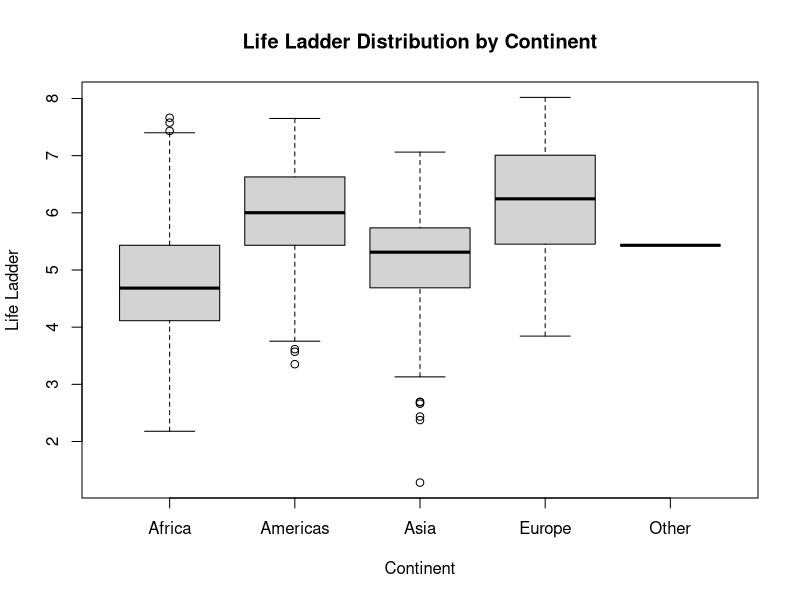
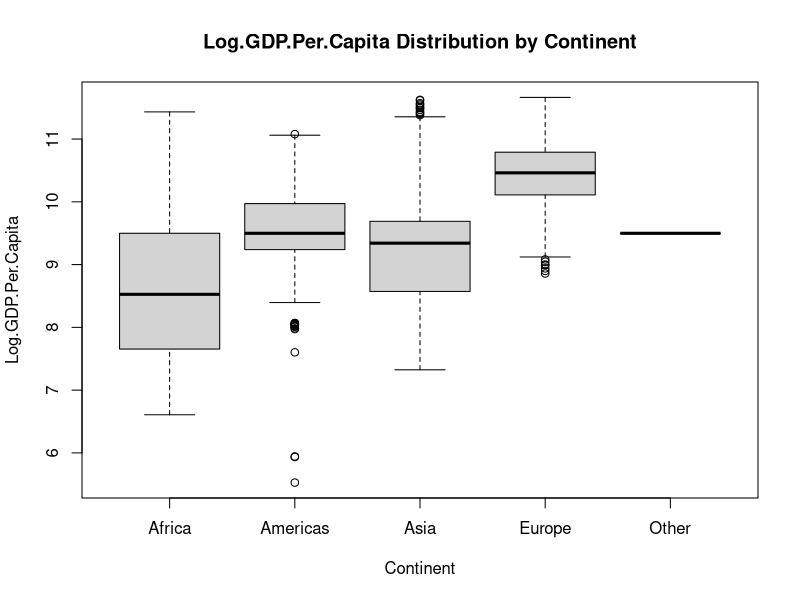
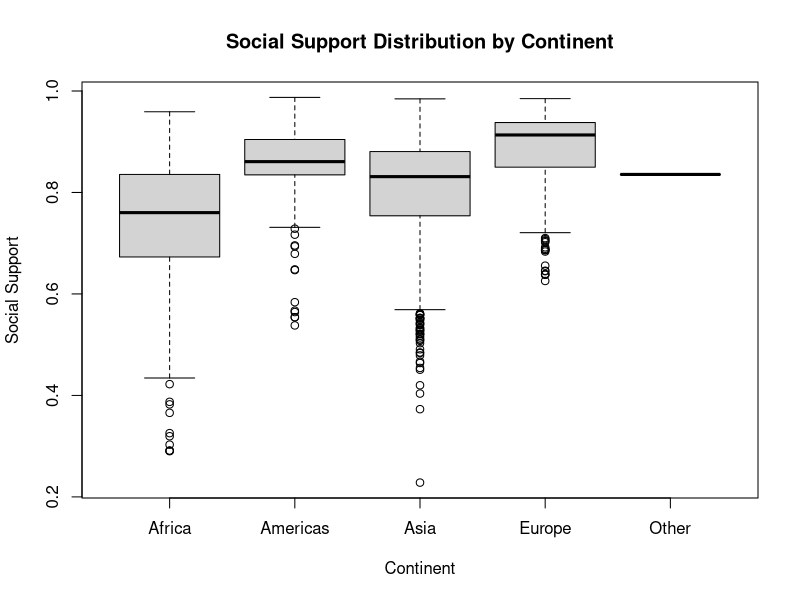
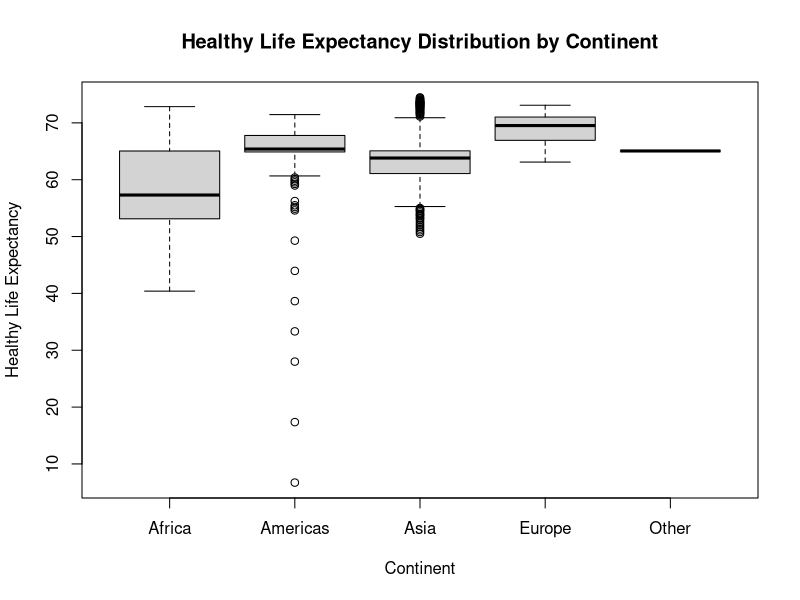
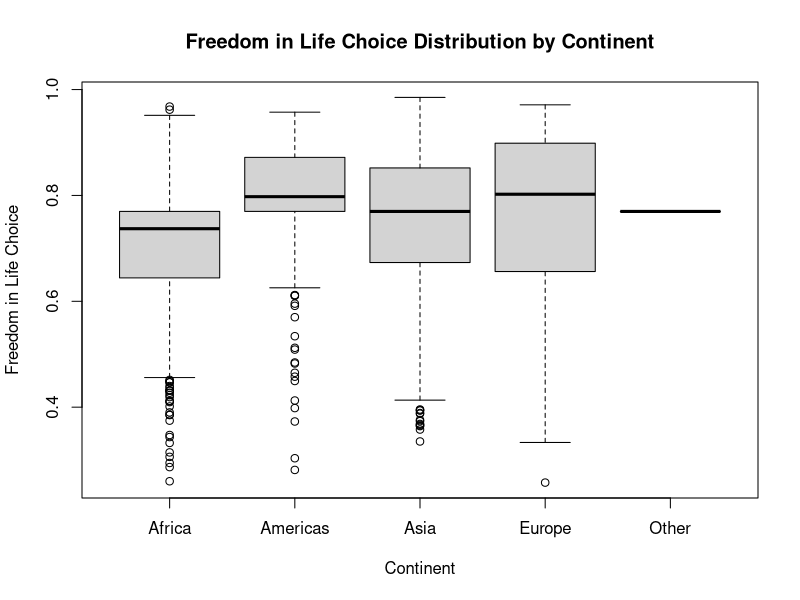
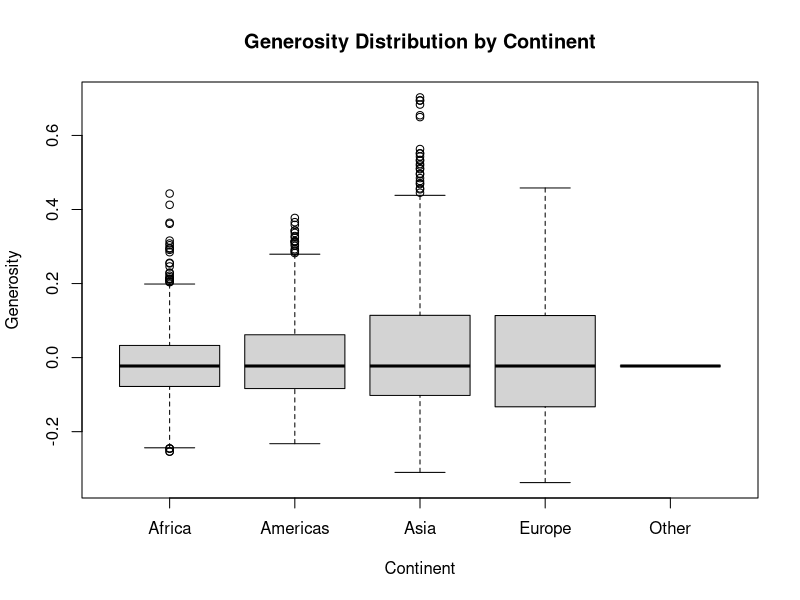
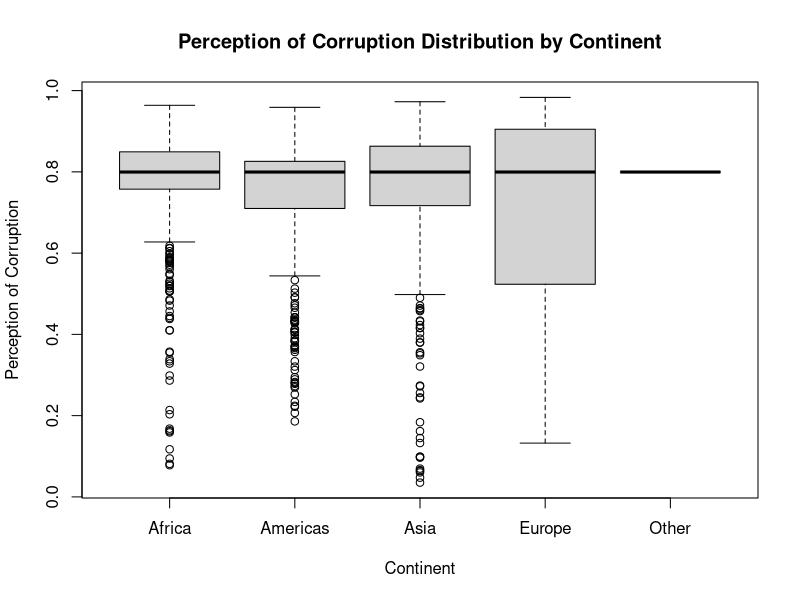
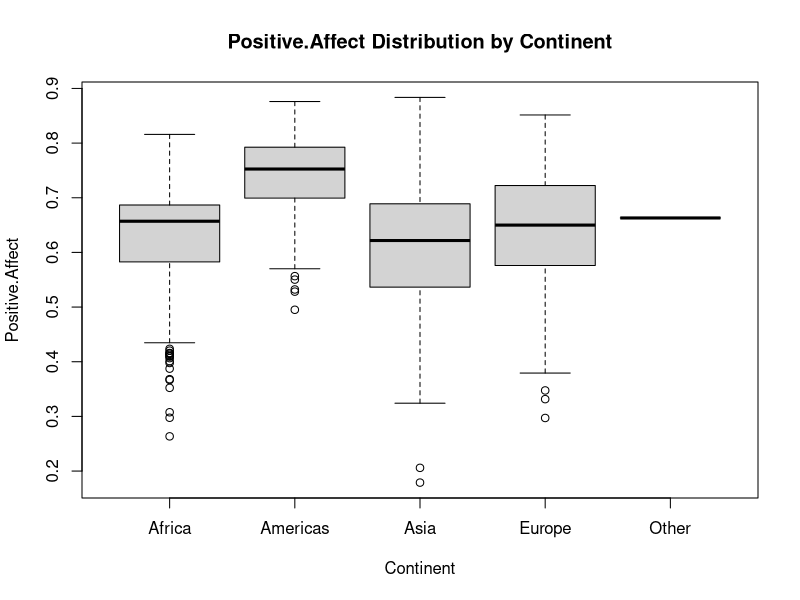

These charts were generated, in order, by the following R code: (Note: this script raises an error after producing the figures.)
## ---- chunk 1
knitr::opts_chunk$set(echo = TRUE)
## ---- chunk 2
library(dplyr)
## ---- chunk 3
setwd("/Users/emmahorton/Documents/GitHub/world_happiness_report/DataAnalysis/Datasets")
df <- read.csv("WorldHappinessReport.csv")
#View(df)

## ---- chunk 4
#head(df)
#tail(df)
## ---- chunk 5
summary(df)
## ---- chunk 6
df[df$Regional.Indicator == "",]
## ---- chunk 7
cleaning <- df %>%
  mutate(Regional.Indicator = case_when(
    (is.na(Regional.Indicator) | Regional.Indicator == "") & Country.Name == 'Angola' ~ "Southern Africa",
    (is.na(Regional.Indicator) | Regional.Indicator == "") & Country.Name == 'Belize' ~ "Central America",
    (is.na(Regional.Indicator) | Regional.Indicator == "") & Country.Name == 'Bhutan' ~ "South Asia",
    (is.na(Regional.Indicator) | Regional.Indicator == "") & Country.Name == 'Central African Republic' ~ "Central Africa",
    (is.na(Regional.Indicator) | Regional.Indicator == "") & Country.Name == 'Congo (Kinshasa)' ~ "Central Africa",
    (is.na(Regional.Indicator) | Regional.Indicator == "") & Country.Name == 'Cuba' ~ "Caribbean",
    (is.na(Regional.Indicator) | Regional.Indicator == "") & Country.Name == 'Czechia' ~ "Central Europe",
    (is.na(Regional.Indicator) | Regional.Indicator == "") & Country.Name == 'Djibouti' ~ "East Africa",
    (is.na(Regional.Indicator) | Regional.Indicator == "") & Country.Name == 'Eswatini' ~ "Southern Africa",
    (is.na(Regional.Indicator) | Regional.Indicator == "") & Country.Name == 'Guyana' ~ "Anglophone Caribbean",
    (is.na(Regional.Indicator) | Regional.Indicator == "") & Country.Name == 'Oman' ~ "Middle East",
    (is.na(Regional.Indicator) | Regional.Indicator == "") & Country.Name == 'Qatar' ~ "Middle East",
    (is.na(Regional.Indicator) | Regional.Indicator == "") & Country.Name == 'Somalia' ~ "East Africa",
    (is.na(Regional.Indicator) | Regional.Indicator == "") & Country.Name == 'Somaliland region' ~ "East Africa",
    (is.na(Regional.Indicator) | Regional.Indicator == "") & Country.Name == 'South Sudan' ~ "North Africa",
    (is.na(Regional.Indicator) | Regional.Indicator == "") & Country.Name == 'Sudan' ~ "North Africa",
    (is.na(Regional.Indicator) | Regional.Indicator == "") & Country.Name == 'Suriname' ~ "South America",
    (is.na(Regional.Indicator) | Regional.Indicator == "") & Country.Name == 'Syria' ~ "Middle East",
    (is.na(Regional.Indicator) | Regional.Indicator == "") & Country.Name == 'Trinidad and Tobago' ~ "Caribbean",
    (is.na(Regional.Indicator) | Regional.Indicator == "") & Country.Name == 'Turkiye' ~ "Central and Eastern Europe",
    (is.na(Regional.Indicator) | Regional.Indicator == "") & Country.Name == 'State of Palestine' ~ "West Asia",
    TRUE ~ Regional.Indicator
  ))

## ---- chunk 8
cleaning[cleaning$Regional.Indicator == "", ]
## ---- chunk 9
cleaning[cleaning$Regional.Indicator == "NA", ]
## ---- chunk 10
medians <- cleaning %>% 
  summarize(across(where(is.numeric), ~median(., na.rm = TRUE)))

cleaning <- cleaning %>%
  mutate(across(where(is.numeric), ~ifelse(is.na(.), medians[[cur_column()]], .)))

summary(cleaning)
## ---- chunk 11
unique(cleaning$Regional.Indicator)
## ---- chunk 12
cleaning <- cleaning %>%
  mutate(Continent = case_when(
    Regional.Indicator %in% c("South Asia", "Commonwealth of Independent States", "Southeast Asia", 
                  "East Asia", "Middle East", "West Asia") ~ "Asia",
    Regional.Indicator %in% c("Central and Eastern Europe", "Western Europe", "Central Europe") ~ "Europe",
    Regional.Indicator %in% c("Middle East and North Africa", "Southern Africa", "Sub-Saharan Africa", 
                  "Central Africa", "East Africa", "North Africa") ~ "Africa",
    Regional.Indicator %in% c("Latin America and Caribbean", "North America and ANZ", "Central America", 
                  "Caribbean", "Anglophone Caribbean", "South America") ~ "Americas",
    Regional.Indicator == "North America and ANZ" ~ "Oceania",
    TRUE ~ "Other" 
  ))
## ---- chunk 13
boxplot(Life.Ladder ~ Continent, data = cleaning,
        main = "Life Ladder Distribution by Continent",
        xlab = "Continent", ylab = "Life Ladder")

## ---- chunk 14
boxplot(Log.GDP.Per.Capita ~ Continent, data = cleaning,
        main = "Log.GDP.Per.Capita Distribution by Continent",
        xlab = "Continent", ylab = "Log.GDP.Per.Capita")
## ---- chunk 15
boxplot(Social.Support ~ Continent, data = cleaning,
        main = "Social Support Distribution by Continent",
        xlab = "Continent", ylab = "Social Support")
## ---- chunk 16
boxplot(Healthy.Life.Expectancy.At.Birth ~ Continent, data = cleaning,
        main = "Healthy Life Expectancy Distribution by Continent",
        xlab = "Continent", ylab = "Healthy Life Expectancy")
## ---- chunk 17
boxplot(Freedom.To.Make.Life.Choices ~ Continent, data = cleaning,
        main = "Freedom in Life Choice Distribution by Continent",
        xlab = "Continent", ylab = "Freedom in Life Choice")
## ---- chunk 18
boxplot(Generosity ~ Continent, data = cleaning,
        main = "Generosity Distribution by Continent",
        xlab = "Continent", ylab = "Generosity")
## ---- chunk 19
summary(cleaning)
boxplot(Perceptions.Of.Corruption ~ Continent, data = cleaning,
        main = "Perception of Corruption Distribution by Continent",
        xlab = "Continent", ylab = "Perception of Corruption")
## ---- chunk 20
boxplot(Positive.Affect ~ Continent, data = cleaning,
        main = "Positive.Affect Distribution by Continent",
        xlab = "Continent", ylab = "Positive.Affect")
## ---- chunk 21
boxplot(Negative.Affect ~ Continent, data = cleaning,
        main = "Negative Effect Distribution by Continent",
        xlab = "Continent", ylab = "Negative Effect")
## ---- chunk 22
cleaning -> happydf
## ---- chunk 23
write.csv(happydf,"/Users/emmahorton/Documents/GitHub/world_happiness_report/Cleaning/HappyDataFrame", row.names=FALSE)
